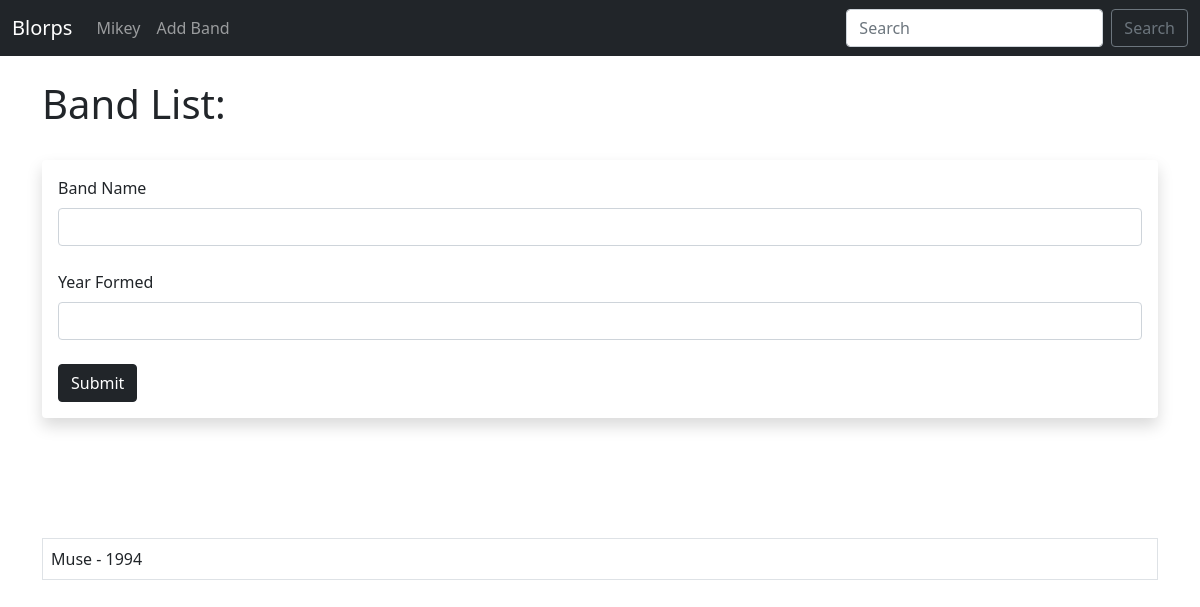
Before: /band/add with the older database file.
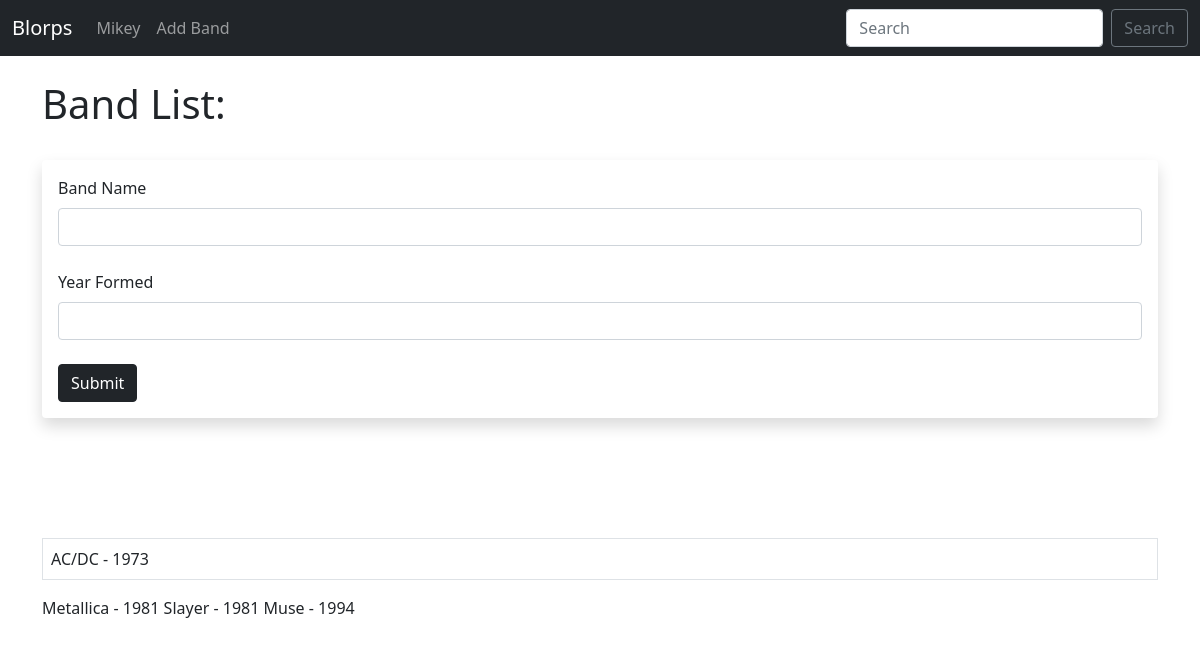
After: the same page with the newer database file.
### main.py (models this page shows, shortened)
class Bands(db.Model):
    id = db.Column(db.Integer, primary_key=True)
    band = db.Column(db.String(50), nullable=False)
    year_formed = db.Column(db.Integer, nullable=False)

### main.py (the view, shortened to what this page needs)
@app.route("/band/add", methods=['GET', 'POST'])
def add_band():
    band = None
    year = 0
    form = BandForm()
    our_bands = Bands.query.order_by(Bands.year_formed)
    return render_template("add_band.html",
        form=form,
        band=band,
        our_bands=our_bands)

### main.py
class BandForm(FlaskForm):
    band = StringField("Band Name", validators=[DataRequired()])
    year_formed = IntegerField("Year Formed", validators=[DataRequired()])
    submit = SubmitField("Submit")

### templates/add_band.html (shortened to what this page needs)
{% extends 'base.html' %}
{% block content %}
{% if band %}
    <h1>Added {{ band }}</h1>
{% else %}
    <h1>Band List:</h1>
    <br/>
<div class="shadow p-3 mb-5 bg-body rounded">
    <form method="POST">
        {{ form.band.label(class="form-label") }}
        {{ form.band(class="form-control") }}
        <br/>
        {{ form.year_formed.label(class="form-label") }}
        {{ form.year_formed(class="form-control") }}
        <br/>
        {{ form.submit(class="btn btn-dark") }}
    </form>
</div>
<br/><br/><br/>
<table class="table table-hover
table-bordered">
{% for our_band in our_bands %}
    <tr>
        <td>{{ our_band.band }} -
        {{ our_band.year_formed }}
        </td>
    </tr>
</table>
{% endfor %}
{% endif %}
{% endblock %}

### templates/base.html (shortened to what this page needs)
<!doctype html>
<html lang="en">
  <head>
    <link href="https://cdn.jsdelivr.net/npm/bootstrap@5.0.0-beta3/dist/css/bootstrap.min.css" rel="stylesheet">
  </head>
  <body>
      {% include 'navbar.html' %}
    <br/>
    <div class="container">
        {% block content %}
        {% endblock %}
    </div>
  </body>
</html>

### templates/navbar.html (shortened to what this page needs)
<nav class="navbar navbar-expand-lg navbar-dark bg-dark">
    <div class="container-fluid">
      <a class="navbar-brand" href="{{ url_for('home') }}">Blorps</a>
      <div class="collapse navbar-collapse" id="navbarSupportedContent">
        <ul class="navbar-nav me-auto mb-2 mb-lg-0">
          <li class="nav-item">
            <a class="nav-link" href="{{ url_for('user', name='Mikey')}}">Mikey</a>
          </li>
          <li class="nav-item">
            <a class="nav-link" href="{{ url_for('add_band')}}">Add Band</a>
          </li>
        </ul>
        <form class="d-flex">
          <input class="form-control me-2" type="search" placeholder="Search" aria-label="Search">
          <button class="btn btn-outline-secondary" type="submit">Search</button>
        </form>
      </div>
    </div>
  </nav>

Changed rows visible on the page:
added Bands: band "AC/DC", year_formed "1973"
added Bands: band "Metallica", year_formed "1981"
added Bands: band "Slayer", year_formed "1981"
